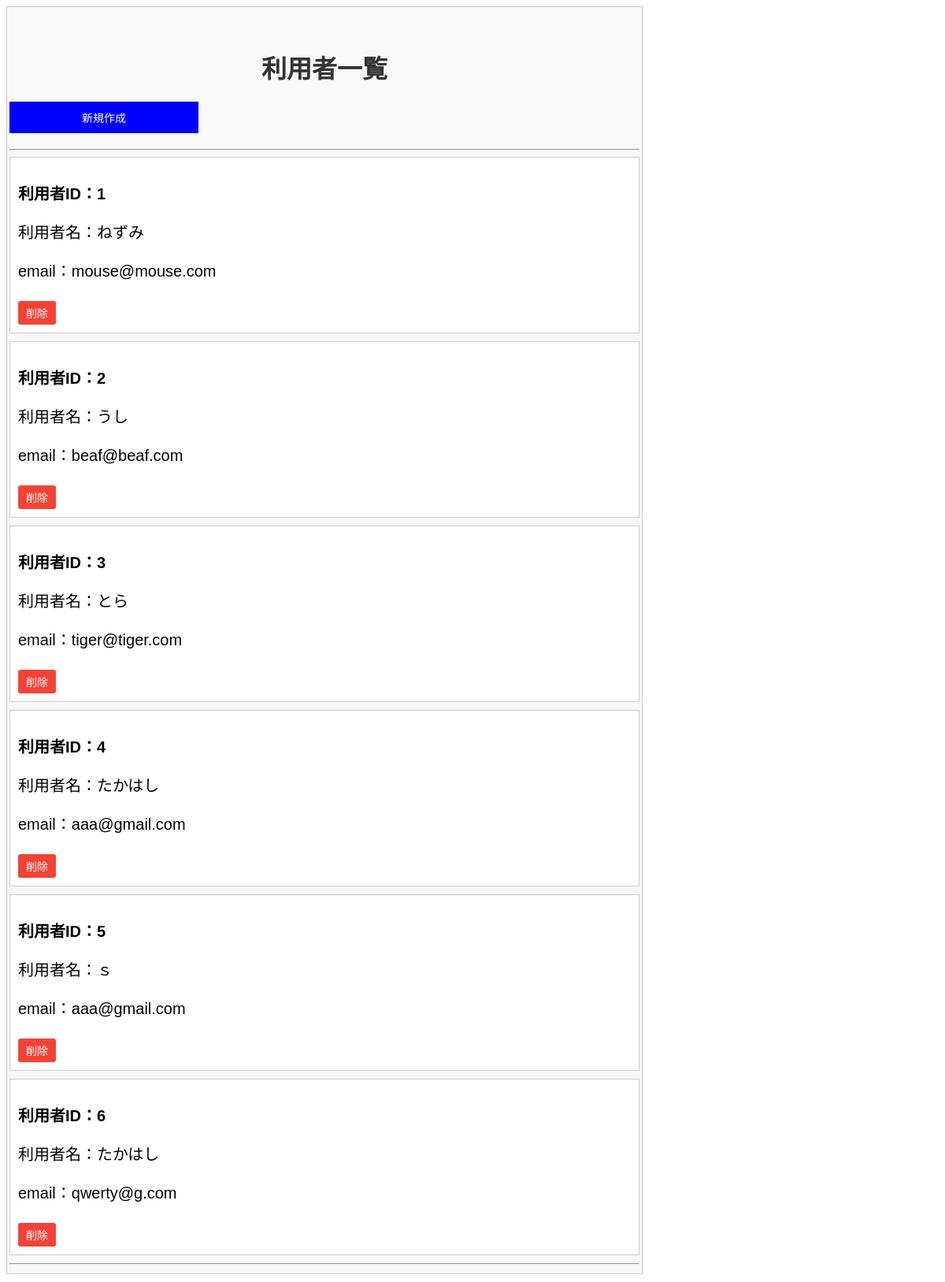
/users, run on an earlier commit of the app's database.
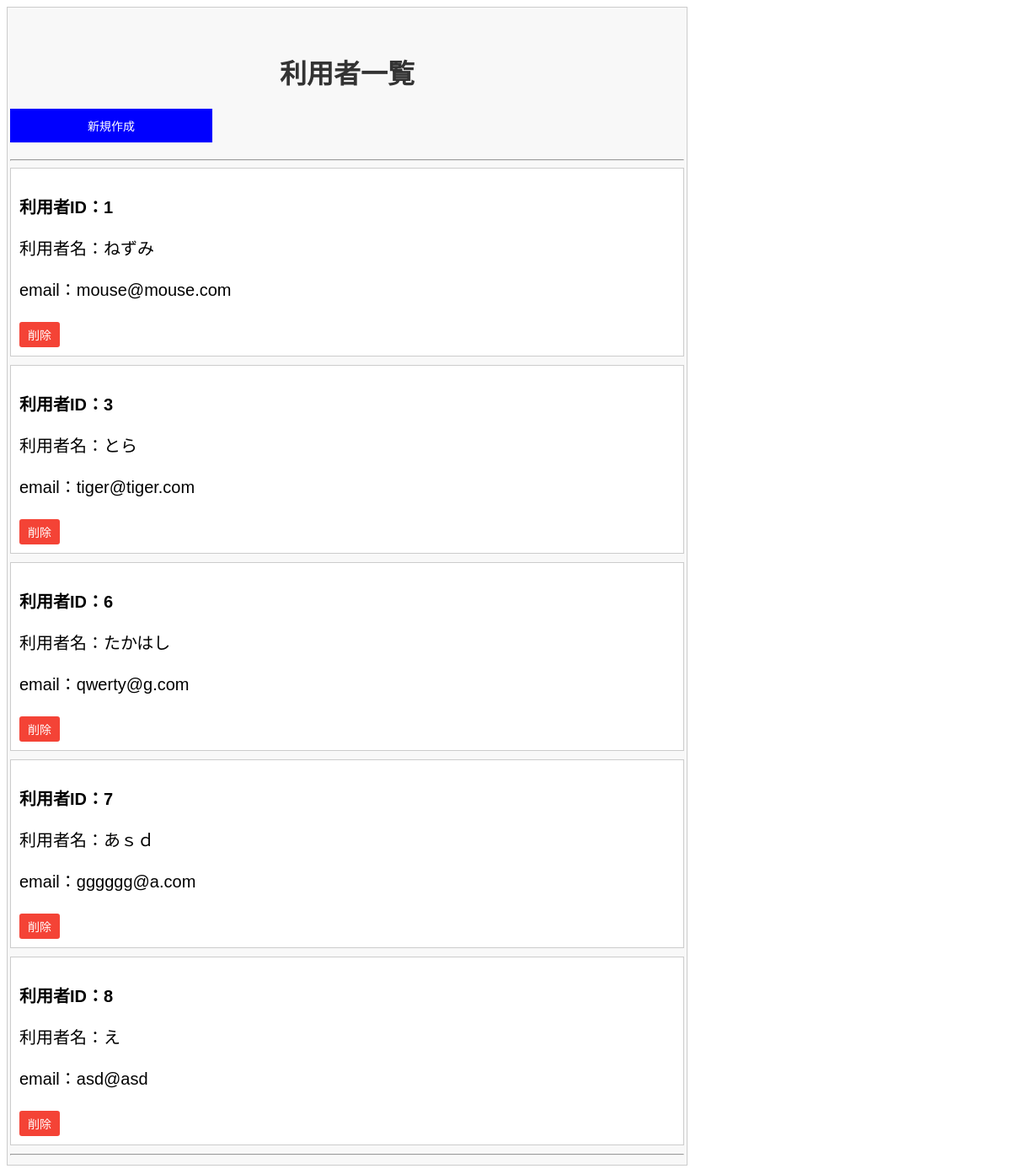
And on a later commit of the database.
### models.py (models this page shows, shortened)
class User(db.Model):
    __tablename__ = 'users'
    user_id = db.Column(db.Integer, primary_key=True, autoincrement=True)
    name = db.Column(db.String(200), nullable=False)
    email = db.Column(db.String(200), nullable=False)

### app.py (the view)
@app.route('/users')
def index():
    list_users = User.query.all()
    return render_template('users/list.html', list_users=list_users)

### templates/users/list.html (shortened to what this page needs)
<!DOCTYPE html>
<html lang="ja">
<head>
    <link rel="stylesheet" type="text/css" href="{{ url_for('static', filename='style.css') }}">
</head>
<body>
    <div class="container">
        <h1>利用者一覧</h1>
        <a href="{{ url_for('new_user') }}" class="button">新規作成</a>
        <hr>
        <ul>
            {% for user in list_users %}
            <li>
                <div>
                    <p><strong>利用者ID：{{ user.user_id }}</strong></p>
                    <p>利用者名：{{ user.name }}</p>
                    <p>email：{{ user.email }}</p>
                    <form action="{{ url_for('delete_user', user_id=user.user_id) }}" method="POST" style="display: inline;">
                        <input type="submit" value="削除" class="delete-button" onclick="return confirm('本当に削除しますか？')">
                    </form>
                </div>
            </li>
            {% endfor %}
        </ul>
        <hr>
    </div>
</body>
</html>

### static/style.css (style rules this page uses)
.container { background-color: #f8f8f8; max-width: 800px; padding: 3px; font-family: Arial, sans-serif; }
h1 { color: #333; text-align: center; margin-top: 50px; }
.button { background-color: blue; border: none; color: white; padding: 10px 20px; text-align: center; text-decoration: none; display: inline-block; font-size: 14px; margin-bottom: 20px; }
a.button { display: block; width: 200px; }
ul { list-style-type: none; margin: 0; padding: 0; }
div { background-color: white; border: 1px solid #ccc; margin-bottom: 10px; padding: 10px; }
p { font-size: 20px; }
.delete-button { background-color: #f44336; color: white; border: none; padding: 5px 10px; border-radius: 3px; cursor: pointer; font-size: 14px; margin-top: 5px; }

What changed in the data, as far as the page shows it:
removed User: user_id "2", name "うし", email "beaf@beaf.com"
removed User: user_id "4", name "たかはし", email "aaa@gmail.com"
removed User: user_id "5", name "ｓ", email "aaa@gmail.com"
added User: user_id "7", name "あｓｄ", email "gggggg@a.com"
added User: user_id "8", name "え", email "asd@asd"
